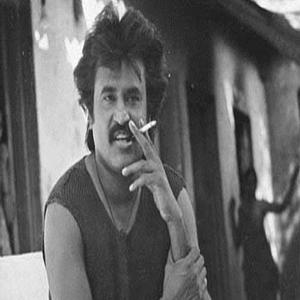
#> input picture CCTV(python)/data_fol/test_fol/(10).jpg, 300 x 300 px
$ python pro_resize.py
#> lines starting #> are read from the running program, lines starting #| are printed output that depends on the picture
#> the answer given: data_fol/test_fol
#> the answer given: 100
#> the answer given: 100
import os
from PIL import Image

def resize_images_in_directory(directory, size):
    # 디렉터리 내 파일 목록을 가져옵니다.
#> called with directory = 'data_fol/test_fol', size = (100, 100)
    files = os.listdir(directory)

    # JPG 파일을 순회합니다.
    for filename in files:
        if filename.lower().endswith('.jpg') or filename.lower().endswith('.jpeg'):
            old_path = os.path.join(directory, filename)
            with Image.open(old_path) as img:
                # 이미지를 RGB 모드로 변환하고 새로운 크기로 변경합니다.
#> img is the input picture: PIL image 300x300 RGB; min 5, max 255, mean 100.7
                img = img.convert('RGB')
                img = img.resize(size, Image.LANCZOS)
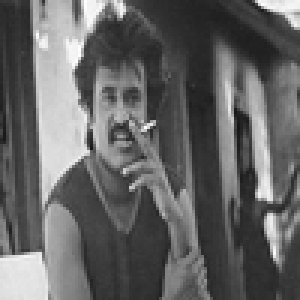
#> img: PIL image 100x100 RGB (shown 3 times larger); min 22, max 255, mean 100.7

                # 새로운 파일 경로를 설정합니다.
                new_path = os.path.join(directory, f"resized_{filename}")

                # 이미지를 JPEG 형식으로 저장합니다.
                img.save(new_path, 'JPEG')
                print(f"Resized and saved: {new_path}")
#> pass 2 of the loop in resize_images_in_directory, `for filename in files:`:
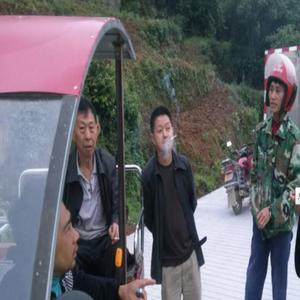
#> input picture CCTV(python)/data_fol/test_fol/(101).jpg, 300 x 300 px
#> in resize_images_in_directory, img is the input picture: PIL image 300x300 RGB; mean R, G, B 101.1, 99.8, 106.2
#> in resize_images_in_directory, `img = img.resize(size, Image.LANCZOS)`:
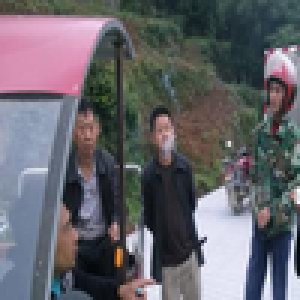
#> img: PIL image 100x100 RGB (shown 3 times larger); mean R, G, B 101.1, 99.8, 106.2

# 사용자가 입력한 디렉터리 경로와 새로운 크기를 가져옵니다.
directory_path = input("이미지 크기를 변경할 디렉터리 경로를 입력하세요: ")
width = int(input("새로운 이미지의 너비를 입력하세요: "))
height = int(input("새로운 이미지의 높이를 입력하세요: "))

# 디렉터리가 존재하는지 확인합니다.
if os.path.isdir(directory_path):
    resize_images_in_directory(directory_path, (width, height))
else:
    print("입력한 경로가 유효한 디렉터리가 아닙니다.")
